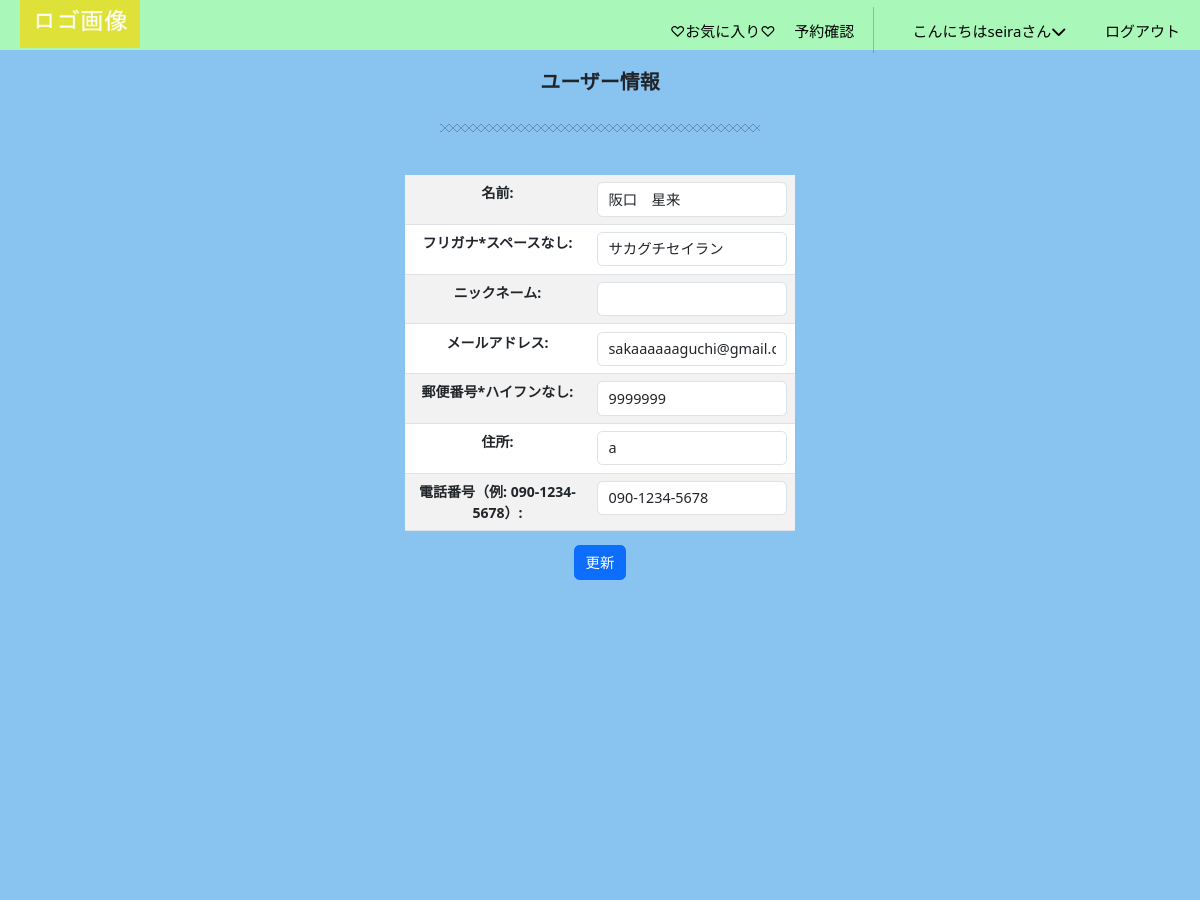
The page /profile-update/2 (signed in, upper part) on the database as committed earlier.
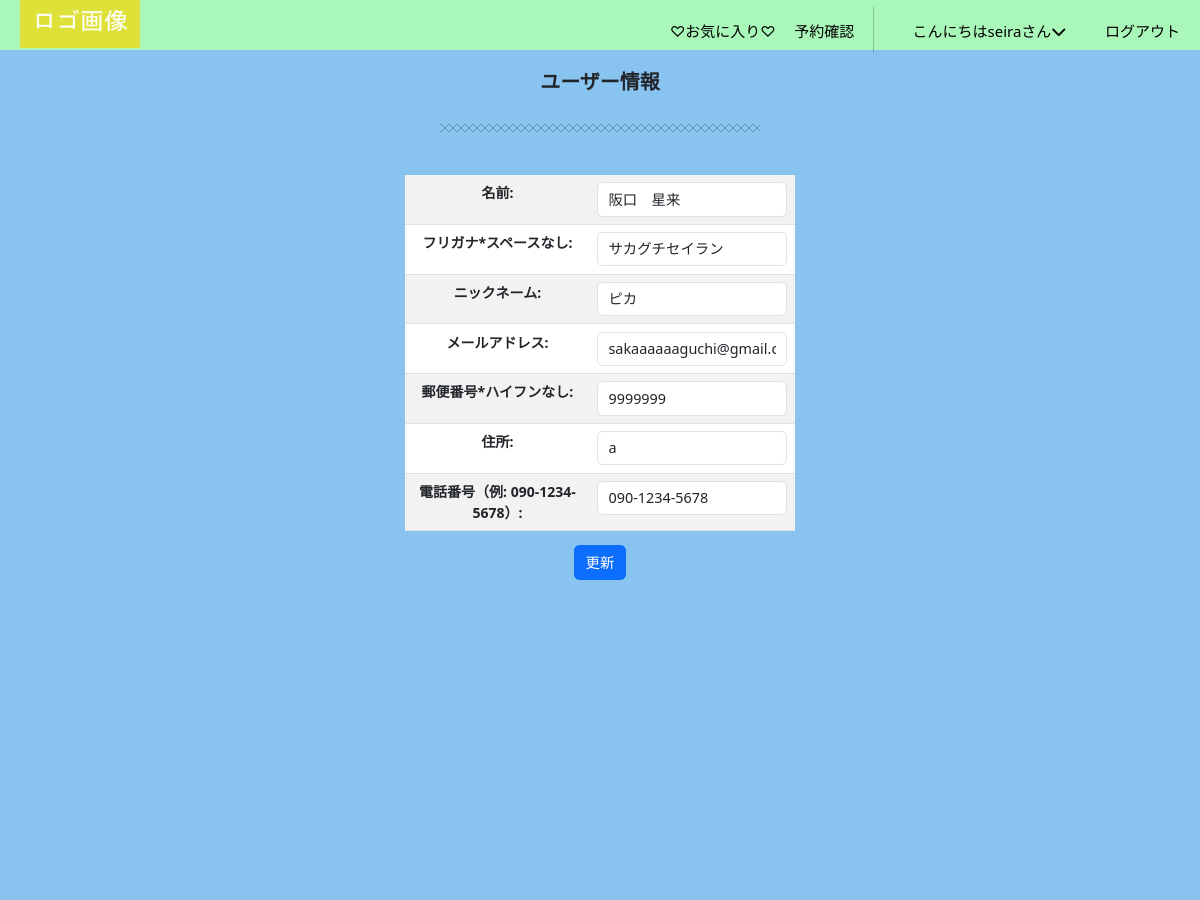
The same page on the database as committed later.
### accounts/models.py (models this page shows)
class CustomUser(AbstractUser):
    email =models.EmailField(verbose_name='メールアドレス', unique=True, blank=False, null=False, default='') #unique:そのフィールドに保存される値がデータベース内で一意である必要がある(重複を許さない)
    full_name = models.CharField(verbose_name='名前', max_length=30, blank=False, null=False, default='')
    furigana = models.CharField(validators=[katakana_regex], verbose_name='フリガナ*スペースなし', max_length=30, blank=False, null=False, default='')
    handle = models.CharField(verbose_name='ニックネーム',max_length=50,default='',blank=False, null=False)
    postal_code = models.CharField(validators=[postal_code_regex], max_length=7, verbose_name='郵便番号*ハイフンなし', blank=False, null=False, default='')
    address = models.CharField(verbose_name='住所',max_length=50,blank=False, null=False, default='')
    phone_number = models.CharField(verbose_name='電話番号（例: 090-1234-5678）', max_length=20, validators=[phone_number_regex],blank=False, null=False, default='')
    class Meta:
        verbose_name_plural = 'CustomUser'

### gourmet/views.py (the view, shortened to what this page needs)
# urls.py: path('profile-update/<int:pk>',views.ProfileUpdateView.as_view(),name='profile_update'),
class ProfileUpdateView(LoginRequiredMixin,UpdateView):
    model = CustomUser
    template_name = 'profile_update.html'
    form_class = ProfileForm
    success_url = reverse_lazy('gourmet:profile')

### gourmet/forms.py
class ProfileForm(forms.ModelForm):
    class Meta:
        model = CustomUser
        fields = ('full_name','furigana','handle','email','postal_code','address','phone_number') #accounts/models.pyのフィールドのデータを参照
    def __init__(self,*args,**kwargs):
        super().__init__(*args,**kwargs)
        for field in self.fields.values(): #selfはインスタンス化されたクラス自身
            field.widget.attrs['class'] = 'form-control'

### gourmet/context_processors.py (called while the page is built)
def member_status(request):
    if request.user.is_authenticated:
        from gourmet.models import Member
        is_member = Member.objects.filter(user=request.user).exists()
        return {'is_member': is_member}
    return {'is_member': False}

### gourmet/templates/profile_update.html (shortened to what this page needs)
{% extends 'base.html' %}
{% load static %}
{% block contents %}
<div class="a_detail">
    <div class="store-h1">
        <h1>ユーザー情報</h1>
    </div>
    <hr class="hr1 mb-5">
    <div class="row justify-content-center">
        <div class="col-md-6">
            <form method="post">
                <table class="table table-striped">
                    {{form.as_table}}
                </table>
                <button class="btn btn-primary">更新</button>
            </form>
        </div>
    </div>
{% endblock %}

Rows that differ between the two databases and show on the page:
changed CustomUser "阪口 星来": handle (not shown) → "ピカ"
